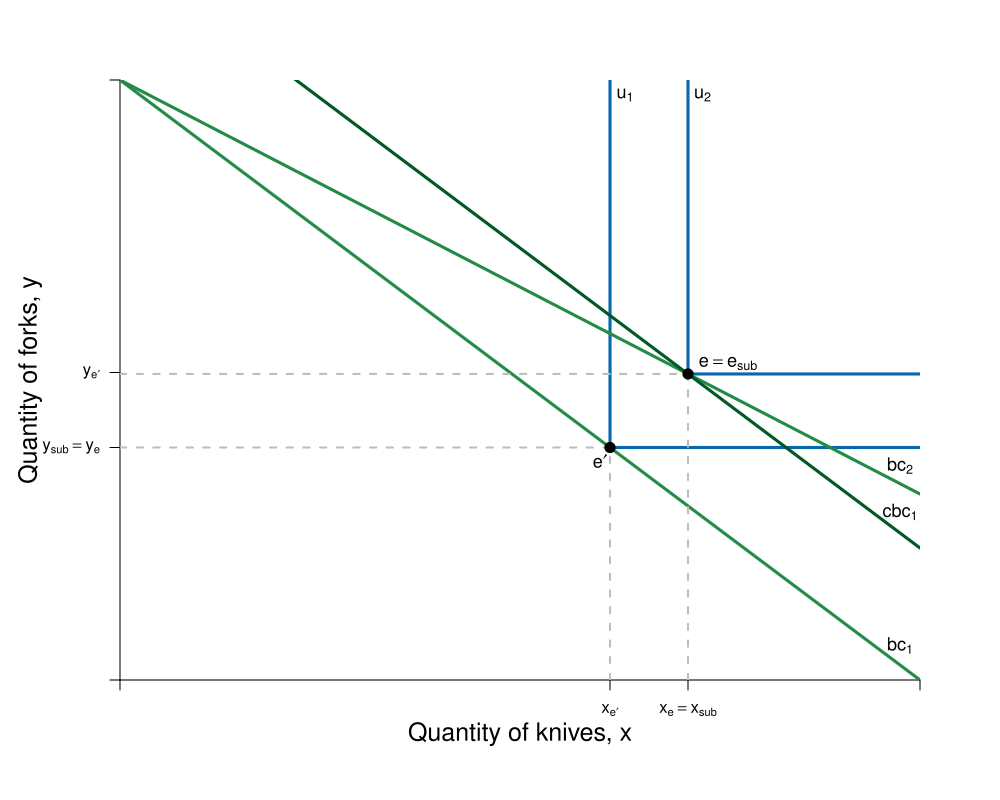

Source code (R):
#Graph Designer: Simon Halliday
#Authors: Bowles, Foley and Halliday
#Title: Coordination, Conflict and Competition: A Text in Microeconomics

library(shape)
require(shape)
pdf(file = "indmarketdemand/decomposition_leontieff.pdf", width = 10, height = 8)

#Set parameters for graphics
axislabelsize <- 1.5
labelsize <- 1.1
graphlinewidth <- 3
segmentlinewidth <- 2

COL <- c("#7fc97f", "#beaed4", "#fdc086", "#ffff99", "#386cb0", "#f0027f", "#bf5b17", "#666666")
COLA <- c("#e0f3db", "#99d8c9","#66c2a4","#41ae76", "#238b45", "#005824")
COLB <- c("#c6dbef", "#4eb3d3", "#2b8cbe", "#0868ac","#084081")
COLC <- c("#fcfbfd", "#efedf5", "#dadaeb", "#bcbddc", "#9e9ac8", "#807dba", "#6a51a3", "#54278f", "#3f007d")

#Edited the margins to cater for the larger LHS labels
par(mar =  c(6, 6, 4, 4))

#Original budget constraint and pivoted budget constraint

bc1 <- function(x,y) {
  40 - .5*x
}

bc2 <- function(x, y) {
  40 - .345*x
}


#Compensated budget constraint parallel to bc1

cbc1 <- function(x, y) {
  48.8 - .5*x
}

#Add limits on axes and levels of utility for each indifference curve
ylims <- c(0, 40)
xlims <- c(0, 80)

npts <- 501 
x <- seq(xlims[1], xlims[2], length.out = npts)
y <- seq(ylims[1], ylims[2], length.out = npts) 

plot(0, 0, xlim = xlims, ylim = ylims, type = "n",
     xlab = expression(paste("")),
     ylab = expression(paste("")), 
     xaxt = "n", 
     yaxt = "n", 
     cex.lab = axislabelsize, 
     bty = "n", 
     xaxs="i", 
     yaxs="i"
)

#x and y limits with plain axes without ticks/numbers to match previous graph

ticksx <- c(0, 49, 56.8, xlims[2])
xlabels <- c(NA, expression(paste(x[e*minute])), expression(paste(x[e] == x[sub])), NA)
ticksy <- c(0, bc1(39), bc1(49), ylims[2])
ylabels <- c(NA, expression(paste(y[e*minute])), expression(paste(y[sub] == y[e])), NA )

axis(1, at = ticksx,  pos = 0, labels = xlabels)
axis(2, at = ticksy,  pos = 0, labels = ylabels, las = 1)

npts <- 500 
xx1 <- seq(xlims[1], xlims[2], length.out = npts)
xx2 <- seq(0, xlims[2], length.out = npts)
xx3 <- seq(xlims[1], 0, length.out = npts)
xx4 <- seq(-11, 0, length.out = npts)

#Utility functions 
segments(56.8, bc2(56.8), 56.8, ylims[2], lty = 1, col = COLB[4] , lwd = graphlinewidth)
segments(56.8, bc2(56.8), xlims[2], bc2(56.8), lty = 1, col = COLB[4] , lwd = graphlinewidth)

segments(49, bc1(49), 49, ylims[2], lty = 1, col = COLB[4] , lwd = graphlinewidth)
segments(49, bc1(49), xlims[2], bc1(49), lty = 1, col = COLB[4] , lwd = graphlinewidth)

#Axis labels
mtext(expression(paste("Quantity of knives, x")), side = 1, line = 2.5, cex = axislabelsize)
text(-9, 0.5*ylims[2], expression(paste("Quantity of forks, y")), xpd = TRUE, cex = axislabelsize, srt = 90) 

lines(xx1, bc1(xx1, y), col = COLA[5], lwd = graphlinewidth)
lines(xx1, bc2(xx1, y), col = COLA[5], lwd = graphlinewidth)
lines(xx1, cbc1(xx1, y), col = COLA[6], lwd = graphlinewidth)


#Label curves

text(50.5, 39, expression(u[1]), cex = labelsize)
text(58.25, 39, expression(u[2]), cex = labelsize)
text(78, bc1(78)+1.3, expression(bc[1]), cex = labelsize)
text(78, bc2(78)+1.2, expression(bc[2]), cex = labelsize)
text(78, cbc1(78)+1.4, expression(cbc[1]), cex = labelsize)

#Label points e-sub, e, e'

text(60.8, bc2(56.8)+.7, expression(paste(e == e[sub])), cex = labelsize)

#text(57.8, bc2(56.8)+.8, expression(paste("e")), cex = labelsize)
segments(56.8, 0, 56.8, bc2(x = 56.8), lty = 2, col = "gray", lwd = segmentlinewidth)
segments(0, bc2(x = 56.8), 56, bc2(x = 56.8), lty = 2, col = "gray", lwd = segmentlinewidth)
points(56.8, bc2(x = 56.8), pch = 16, col = "black", cex = 1.5)

text(49 - 1, bc1(49) - .9, expression(paste(e*minute)), cex = labelsize)
segments(49, 0, 49, bc1(49), lty = 2, col = "gray", lwd = segmentlinewidth)
segments(0, bc1(49), 49, bc1(49), lty = 2, col = "gray", lwd = segmentlinewidth)
points(49, bc1(49), pch = 16, col = "black", cex = 1.5)

#Label y-sub,x-sub,etc. on axes

#text(59, -.9, expression(paste(x[e] == x[sub])), xpd = TRUE, cex = labelsize)
#text(49, -.9, expression(paste(x[e*minute])),  xpd = TRUE,  cex = labelsize)
#text(56, -.9, expression(paste("x"[e])),  xpd = TRUE, cex = labelsize)

#text(-2, bc1(39)+.5, expression(paste(y[sub] == y[e])), xpd = TRUE, cex = labelsize)
#text(-2, bc1(39)-1, expression(paste(" = y"[e])),  xpd = TRUE, cex = labelsize)
#text(-2, bc1(49)+.5, expression(paste(y[e*minute])),  xpd = TRUE,  cex = labelsize)

dev.off()
